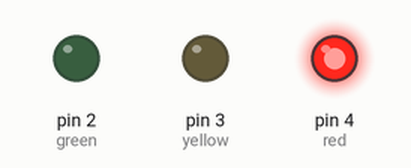
The sketch below on a simulated Arduino Uno, built with avr-gcc and run on an emulated ATmega328P. Shown: output pins drawn as LEDs (lit = HIGH).

Above: at 2.5 s.
At 7.5 s:
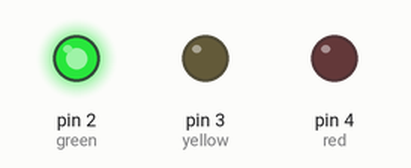
At 11.5 s:
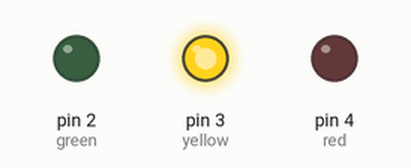
Timing chart, 0 to 16.9 s (numbered marks = the images above):
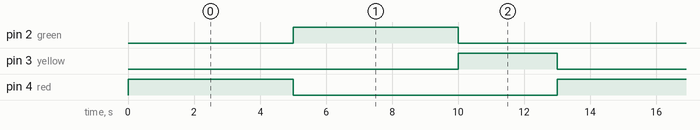

Measured:
- by itself, pin 2 (green), pin 4 (red): alternates HIGH for 5.0 s and LOW for 8.0 s
- by itself, pin 3 (yellow): alternates HIGH for 3.0 s and LOW for 10.0 s
- by itself, everything shown: repeats every 13.0 s, in 4 steps

The sketch:

cprogramming.ino
```cpp
//c code
//define pin modes
int red=4;
int yellow=3;
int green=2;
//setup
void setup(){
pinMode(red, OUTPUT);
pinMode(yellow, OUTPUT);
pinMode(green, OUTPUT);
}
void loop(){
  //for red light
  digitalWrite(red, HIGH);
  delay(5000);
  digitalWrite(red,LOW);
 // for green light
  digitalWrite(green, HIGH);
  delay(5000);
  digitalWrite(green, LOW);
  //for yellow light
  digitalWrite(yellow, HIGH);
  delay(3000);
  digitalWrite(yellow, LOW);
}
```
